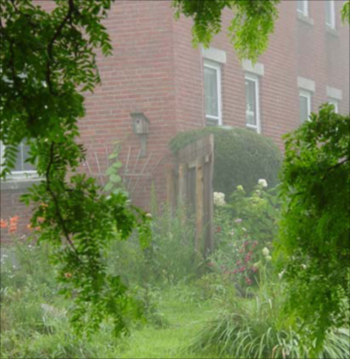
//> input picture image/hazedImage/11.png, 350 x 359 px
$ ./updatedehaze   (built with g++ and OpenCV 4)
//> lines starting //> are read from the running program, lines starting //| are printed output that depends on the picture
//导向滤波算法实现图片去雾
//参考网站 https://blog.csdn.net/s12244315/article/details/50292049
#include<iostream>
#include<opencv2/opencv.hpp>

using namespace std;
using namespace cv;

const double omega = 0.90;//空间颗粒杂质影响程度
const int windowsize = 15;//windowsize = 2r+1
const int radius = 7; //窗口半径r
const double t0 = 0.1;  //tr预估值(最小)
const double top = 0.001; //取top 求均值为A

void minFilter(Mat&,Mat&);

double max(double,double);

double getAtmosphere(Mat&,double);

int main(int argc,char**argv)
{
    double startTime=(double)getTickCount();
    Mat srcImage = imread("image/hazedImage/11.png");
//> srcImage is the input picture: 359 rows x 350 cols, CV_8UC3; mean B, G, R 83.5, 126.9, 113.4
    if(!srcImage.data)
    {
        cout<<"cannot read this picture,the filename may be wrong";
        return -1;
    }
    if(srcImage.cols>640)
    {
        resize(srcImage,srcImage,Size(640,480));
    }
     //resize(srcImage,srcImage,Size(640,480));

    Mat channels[3];
    split(srcImage,channels);
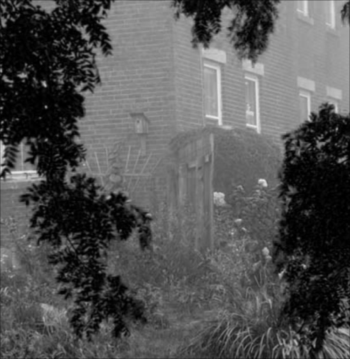
//> channels[0]: 359 rows x 350 cols, CV_8UC1; min 0, max 228, mean 83.5
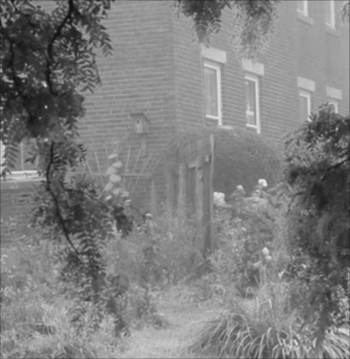
//> channels[1]: 359 rows x 350 cols, CV_8UC1; min 15, max 239, mean 126.9
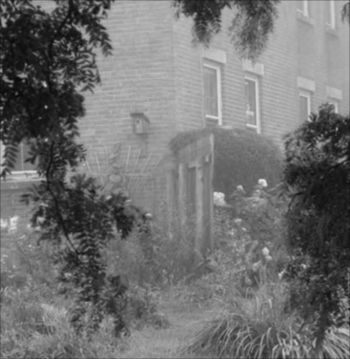
//> channels[2]: 359 rows x 350 cols, CV_8UC1; min 9, max 235, mean 113.4
    //先创建最小化的channel
    Mat minRGB = Mat::zeros(srcImage.size(),CV_8UC1);

    int rows = srcImage.rows;
//> rows = 359
    int cols = srcImage.cols;
//> cols = 350

    //1.求暗通道
    for(int i = 0;i<rows;i++)
    {
        for(int j = 0;j<cols;j++)
        {
            int minValue = channels[0].at<uchar>(i,j);
            for(int c= 1;c<3;c++)
                minValue = minValue > channels[0].at<uchar>(i,j) ? channels[0].at<uchar>(i,j) : minValue;
            minRGB.at<uchar>(i,j) = minValue;
        }

    }

    //imshow("min BGR",minRGB);

    //求全球大气光值A top = 0.001

    double A = getAtmosphere(minRGB,top);//假定A是255
//> in getAtmosphere, `calcHist(&img,1,0,Mat(),hist,1,histSize,histRange,true,false);`: hist = 256 values, max 2001 at index 3, min 0 at index 229, mean 490.8
//> the loop in getAtmosphere, `for(int i =255;i>0;i--)` made 37 passes
//> (tempNum, sum) on passes 28 to 36: (124, 228), (122, 682), (113, 2716), (104, 4741), (96, 6533), (81, 9878), (65, 13430), (49, 16966), (21, 23126)
//> sum on pass 37: 27725
//> after the loop in getAtmosphere, `for(int i =255;i>0;i--)`: tempNum = 0; sum = 27725
//> A = 221

    cout<<"A: "<<A<<endl;
//| A: 221

    Mat minFilterImage;
    minFilter(minRGB,minFilterImage);
//> after the loop in minFilter, `for(int i = 0,x = radius;i<rows;i++,x++)`:
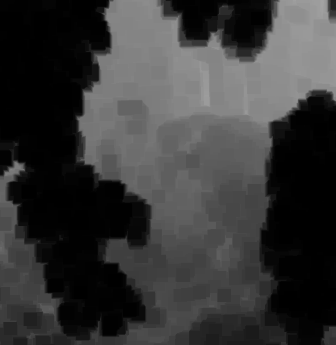
//> minImage: 345 rows x 336 cols, CV_8UC1; min 0, max 163, mean 55.3

    //imshow("minFilter",minFilterImage);
    waitKey();

    //求预估的投射图T(x)
    Mat T = Mat::zeros(minFilterImage.size(),CV_8UC1);
    for(int i = 0;i<T.rows;i++)
    {
        for(int j = 0;j<T.cols;j++)
        {
            T.at<uchar>(i,j) = saturate_cast<uchar>(A - omega*minFilterImage.at<uchar>(i,j));
        }
    }
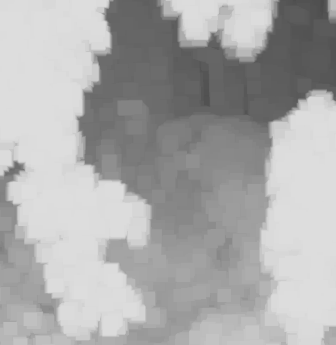
//> T: 345 rows x 336 cols, CV_8UC1; min 74, max 221, mean 171.2

    //imshow("预估投射图",T);

    Mat srcROI = srcImage(Rect(radius,radius,T.cols,T.rows));
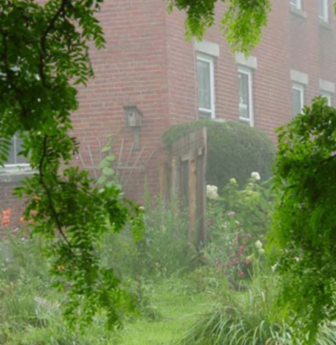
//> srcROI: 345 rows x 336 cols, CV_8UC3; mean B, G, R 84.2, 127.5, 114.2

    Mat finalImage = Mat::zeros(srcROI.size(),srcROI.type());

    for(int i = 0;i<T.rows;i++)
    {
        for(int j = 0;j<T.cols;j++)
        {
            double tempT = max(T.at<uchar>(i,j),255*t0);

            for(int c = 0;c<finalImage.channels();c++)
            {
                finalImage.at<Vec3b>(i,j)[c] = saturate_cast<uchar>(double(srcROI.at<Vec3b>(i,j)[c] - A)/tempT +A);
            }

        }
    }

    finalImage *= 1.08;
     //boxFilter(finalImage,finalImage,-1,Size(3,3));

    // resize(srcROI,srcROI,Size(700,800));
    // resize(finalImage,finalImage,Size(700,800));
    imshow("srcImage",srcROI);
    imshow("final image",finalImage);

    double time =double((getTickCount()-startTime)/getTickFrequency());
    cout<<"时间为: "<<time<<endl;

    while(waitKey()!='q');
//> the 'q' key is pressed
    return 0;
}

//最小化滤波
void minFilter(Mat&src,Mat&dst)
{
    if(src.channels()!=1)
    {
        cout<<"channel 是"<<src.channels();
        return;
    }

    //在windowsize*windowsize的窗口内寻找 新建的图片少卷积不到的地方
    int cols = src.cols-windowsize+1;
    int rows = src.rows-windowsize+1;

    Mat minImage = Mat::zeros(Size(cols,rows),CV_8UC1);

    for(int i = 0,x = radius;i<rows;i++,x++)
    {
        for(int j =0,y=radius;j<cols;j++,y++)
        {
            int minValue = src.at<uchar>(x,y);//先得到中点

            for(int a = 0;a<radius;a++)
            {
                for(int b =0;b<radius;b++)
                {
                    if(minValue>src.at<uchar>(x-a,y-b)) minValue=src.at<uchar>(x-a,y-b);
                    if(minValue>src.at<uchar>(x+a,y-b)) minValue=src.at<uchar>(x+a,y-b);
                    if(minValue>src.at<uchar>(x-a,y+b)) minValue=src.at<uchar>(x-a,y+b);
                    if(minValue>src.at<uchar>(x+a,y+b)) minValue=src.at<uchar>(x+a,y+b);
                }
            }
            minImage.at<uchar>(i,j) = minValue;
        }
    }
    dst = minImage;
}

//返回最大值 并且归一化
double max(double a,double b)
{
    return a>b?a/255:b/255;
}


double getAtmosphere(Mat&img,double precison)
{
    const int num = img.rows*img.cols*precison;
    int tempNum = num;

    //设定取值范围
    float range[2] = {0, 255};
    const float* histRange[1] = {range};
    Mat hist;
    int histSize[1] = {256};
    calcHist(&img,1,0,Mat(),hist,1,histSize,histRange,true,false);

    int sum = 0;
    for(int i =255;i>0;i--)
    {
        if(hist.at<float>(i)==0) continue;
        if(hist.at<float>(i)<tempNum)
        {
            tempNum -= hist.at<float>(i);
            sum+=i*hist.at<float>(i);
        }else
        {
            sum+=i*tempNum;
            tempNum = 0;
            break;
        }
    }

    return (sum/num);
}

$ run again, with image/hazedImage/10.png copied over image/hazedImage/11.png
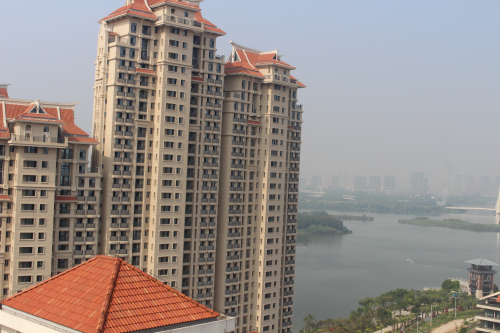
//> input picture image/hazedImage/10.png, 500 x 333 px
//> srcImage is the input picture: 333 rows x 500 cols, CV_8UC3; mean B, G, R 135.8, 139.9, 149.1
//> `split(srcImage,channels);`:
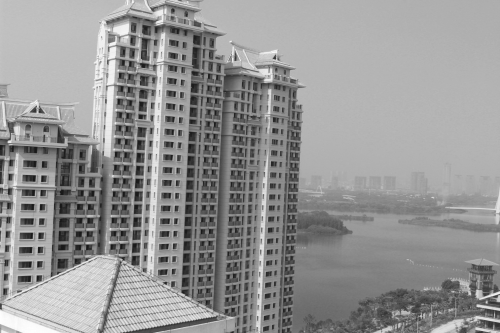
//> channels[2]: 333 rows x 500 cols, CV_8UC1; min 23, max 255, mean 149.1
//> hist = 256 values, max 2011 at index 217, min 0 at index 0, mean 650.4
//> the loop in getAtmosphere, `for(int i =255;i>0;i--)` made 33 passes
//> (tempNum, sum) on passes 31 to 32: (162, 900), (104, 13892)
//> after the loop in getAtmosphere, `for(int i =255;i>0;i--)`: tempNum = 0; sum = 37084
//> A = 223
//| A: 223
//> `Mat srcROI = srcImage(Rect(radius,radius,T.cols,T.rows));`:
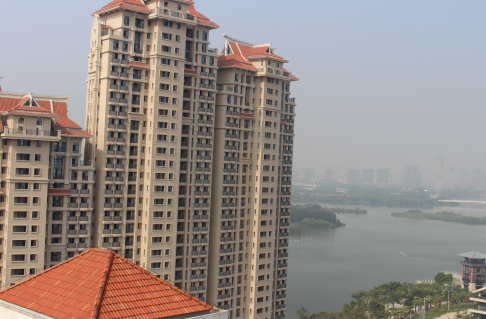
//> srcROI: 319 rows x 486 cols, CV_8UC3; mean B, G, R 134.4, 138.7, 148
